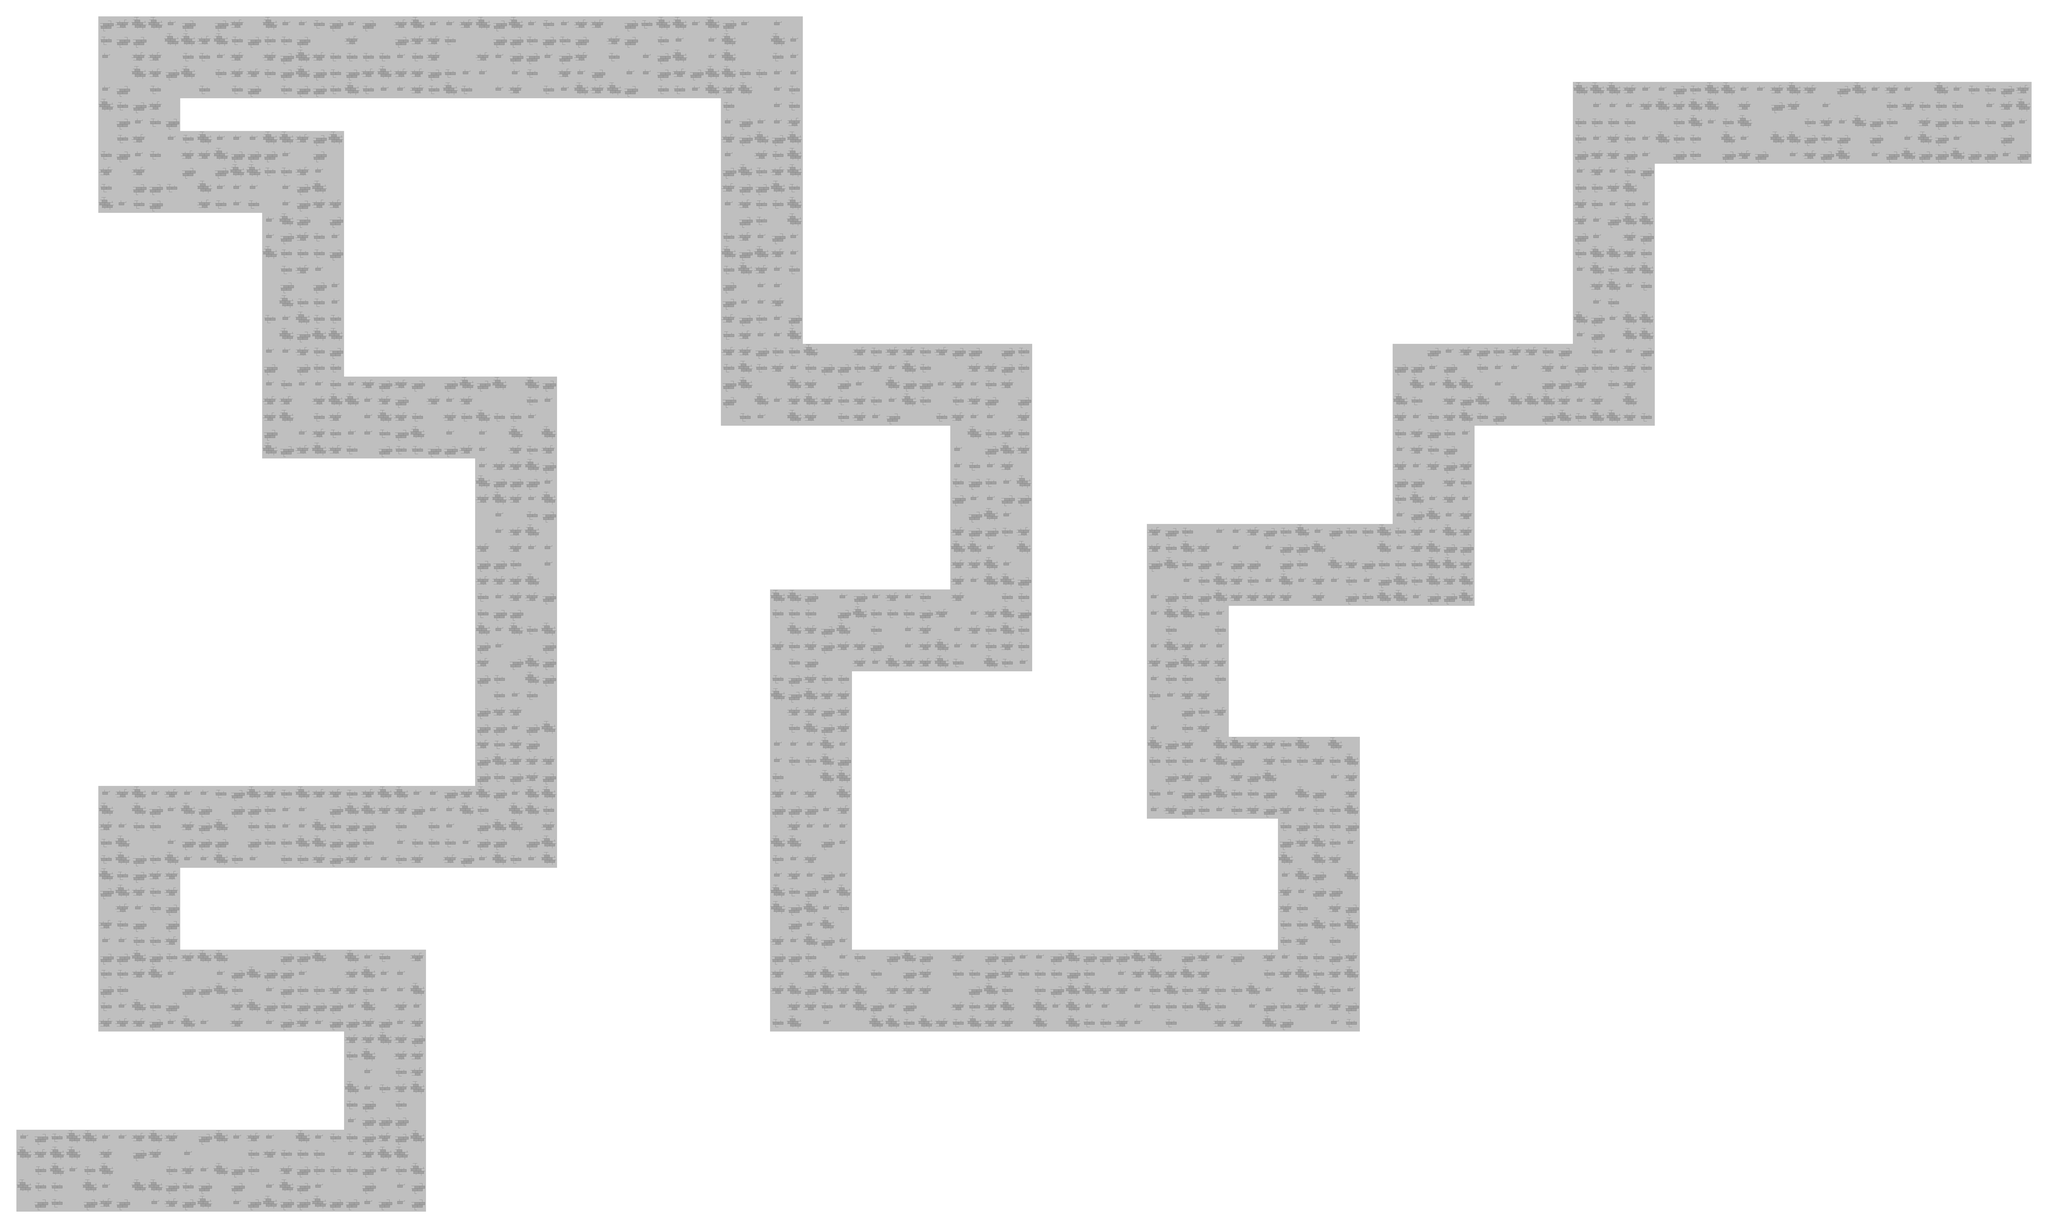

A level layout from a 2D game, rendered from its tile map. Below: a short description, then the map file with tile-grid data replaced by summaries:
An orthogonal 125x75 tile map with 64x64 px tiles, 2 tile layers (Dark, Light), 4 hidden layers not drawn, 4 tilesets.

<map version="1.0" orientation="orthogonal" renderorder="right-up" width="125" height="75" tilewidth="64" tileheight="64" nextobjectid="1">
 <tileset firstgid="1" name="Tiles" tilewidth="64" tileheight="64">
  <image source="TiledMapsSheet.png" width="192" height="320" />
  <tile id="12">
   <properties>
    <property name="Hit" value="" />
   </properties>
  </tile>
  <tile id="13">
   <properties>
    <property name="Hit" value="" />
   </properties>
  </tile>
 </tileset>
 <tileset firstgid="16" name="LoopingBlocks" tilewidth="64" tileheight="64">
  <image source="Loop blocks.png" width="128" height="64" />
  <tile id="0">
   <properties>
    <property name="Hit" value="" />
    <property name="Loop" value="" />
   </properties>
  </tile>
  <tile id="1">
   <properties>
    <property name="Hit" value="" />
    <property name="Loop" value="" />
   </properties>
  </tile>
 </tileset>
 <tileset firstgid="18" name="LoopingBlocks2" tilewidth="64" tileheight="64">
  <image source="Loop blocks.png" width="128" height="64" />
  <tile id="0">
   <properties>
    <property name="Hit" value="" />
    <property name="Loop2" value="" />
   </properties>
  </tile>
  <tile id="1">
   <properties>
    <property name="Hit" value="" />
    <property name="Loop2" value="" />
   </properties>
  </tile>
 </tileset>
 <tileset firstgid="20" name="Filler Tiles" tilewidth="64" tileheight="64">
  <image source="Loop blocks.png" width="128" height="64" />
 </tileset>
 <layer name="Dark" width="125" height="75">
  <data>[9375 cells, 9375 non-empty, 10 distinct tile ids]</data>
 </layer>
 <layer name="Light" width="125" height="75">
  <data>[9375 cells, 9375 non-empty, 8 distinct tile ids]</data>
 </layer>
 <layer name="BG D" width="125" height="75" visible="0">
  <data>[9375 cells, 9375 non-empty, 6 distinct tile ids]</data>
 </layer>
 <layer name="Lines D" width="125" height="75" visible="0">
  <data>[9375 cells, 7298 non-empty, 2 distinct tile ids]</data>
 </layer>
 <layer name="BG L" width="125" height="75" visible="0">
  <data>[9375 cells, 9375 non-empty, 6 distinct tile ids]</data>
 </layer>
 <layer name="Lines L" width="125" height="75" visible="0">
  <data>[9375 cells, 1155 non-empty, 1 distinct tile ids]</data>
 </layer>
</map>
